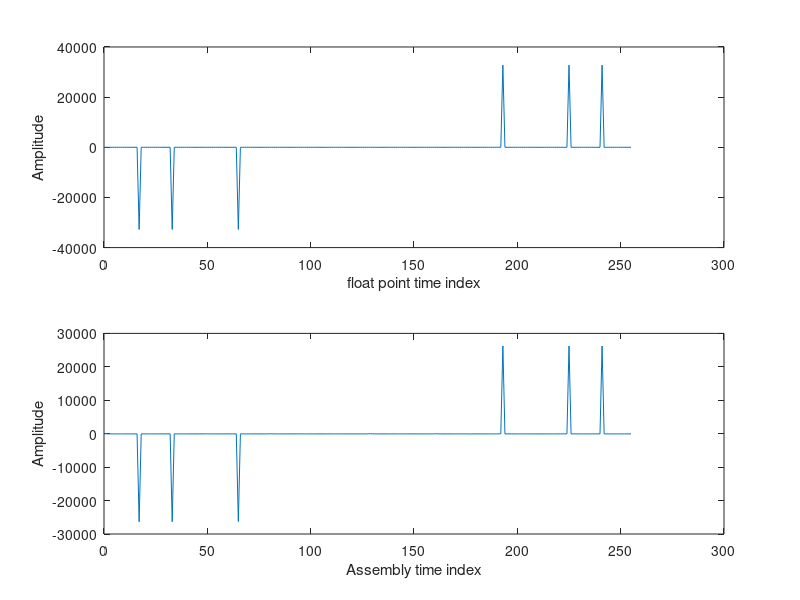

MATLAB code for this plot:
load out_lab5_6_1.dat -ascii
load out_lab5_6_2.dat -ascii
fpin=out_lab5_6_1;
asmin=out_lab5_6_2;
N=size(fpin,2);
n = [0:N-1];                   % Time index
%mag_x=20*log10(abs(double(xn)));
%f=(0:1/N:(1-1/N))*fs;
%FFT_in=fft(double(xn),N);
%FFT_out=fft(double(y),N);
%mag_fft_in=20*log10(abs(FFT_in));
%mag_fft_out=20*log10(abs(FFT_out));
subplot(2,1,1); 
plot(n, fpin);
xlabel('float point time index'); ylabel('Amplitude');
subplot(2,1,2); 
plot(n, asmin);
xlabel('Assembly time index'); ylabel('Amplitude');
